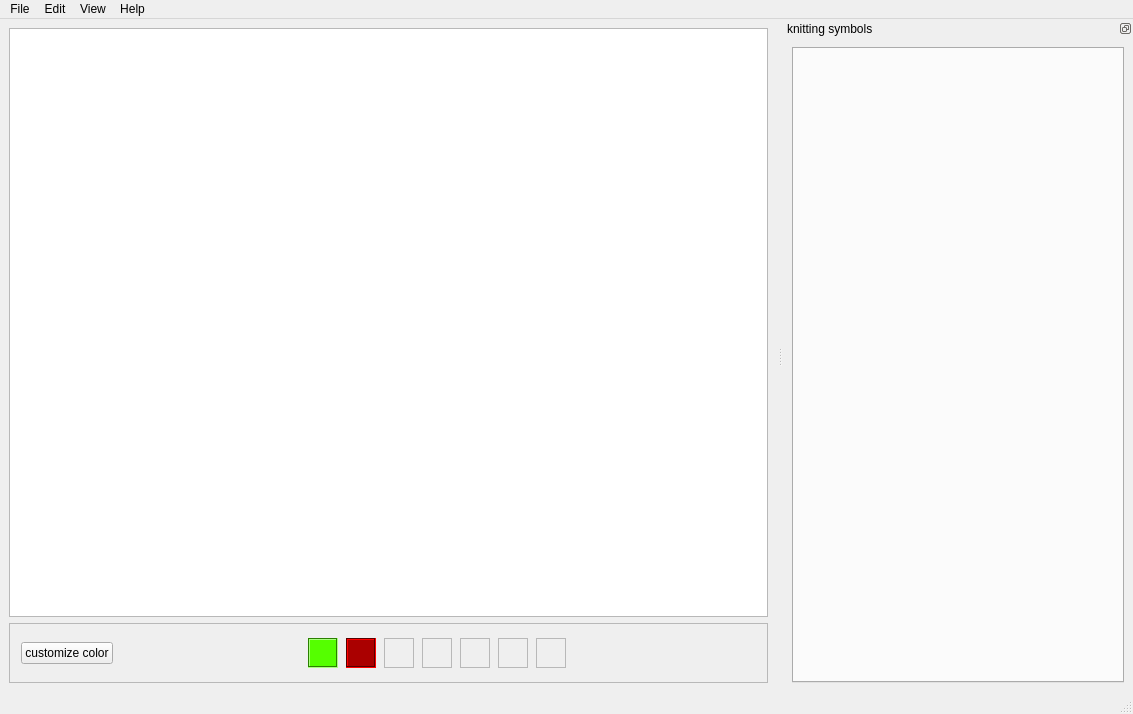
<?xml version="1.0" encoding="UTF-8"?>
<ui version="4.0">
 <class>MainWindow</class>
 <widget class="QMainWindow" name="MainWindow">
  <property name="geometry">
   <rect>
    <x>0</x>
    <y>0</y>
    <width>1133</width>
    <height>714</height>
   </rect>
  </property>
  <property name="windowTitle">
   <string>sconcho - das geht nun wirklich nicht</string>
  </property>
  <property name="windowIcon">
   <iconset resource="../icons.qrc">
    <normaloff>:/icons/sconcho_icon.png</normaloff>:/icons/sconcho_icon.png</iconset>
  </property>
  <widget class="QWidget" name="centralwidget">
   <layout class="QHBoxLayout" name="horizontalLayout_2">
    <item>
     <layout class="QVBoxLayout" name="verticalLayout">
      <item>
       <widget class="QGraphicsView" name="graphicsView">
        <property name="sizePolicy">
         <sizepolicy hsizetype="Preferred" vsizetype="Preferred">
          <horstretch>0</horstretch>
          <verstretch>20</verstretch>
         </sizepolicy>
        </property>
        <property name="minimumSize">
         <size>
          <width>0</width>
          <height>0</height>
         </size>
        </property>
       </widget>
      </item>
      <item>
       <widget class="QScrollArea" name="scrollArea">
        <property name="sizePolicy">
         <sizepolicy hsizetype="Preferred" vsizetype="Preferred">
          <horstretch>0</horstretch>
          <verstretch>1</verstretch>
         </sizepolicy>
        </property>
        <property name="minimumSize">
         <size>
          <width>0</width>
          <height>60</height>
         </size>
        </property>
        <property name="widgetResizable">
         <bool>true</bool>
        </property>
        <widget class="QWidget" name="scrollAreaWidgetContents">
         <property name="geometry">
          <rect>
           <x>0</x>
           <y>0</y>
           <width>753</width>
           <height>56</height>
          </rect>
         </property>
         <layout class="QHBoxLayout" name="horizontalLayout">
          <item>
           <widget class="QPushButton" name="pushButton">
            <property name="sizePolicy">
             <sizepolicy hsizetype="Fixed" vsizetype="Fixed">
              <horstretch>0</horstretch>
              <verstretch>1</verstretch>
             </sizepolicy>
            </property>
            <property name="text">
             <string>customize color</string>
            </property>
           </widget>
          </item>
          <item>
           <spacer name="horizontalSpacer">
            <property name="orientation">
             <enum>Qt::Horizontal</enum>
            </property>
            <property name="sizeType">
             <enum>QSizePolicy::Preferred</enum>
            </property>
            <property name="sizeHint" stdset="0">
             <size>
              <width>187</width>
              <height>20</height>
             </size>
            </property>
           </spacer>
          </item>
          <item>
           <widget class="QFrame" name="frame_12">
            <property name="sizePolicy">
             <sizepolicy hsizetype="Fixed" vsizetype="Fixed">
              <horstretch>0</horstretch>
              <verstretch>2</verstretch>
             </sizepolicy>
            </property>
            <property name="minimumSize">
             <size>
              <width>30</width>
              <height>30</height>
             </size>
            </property>
            <property name="sizeIncrement">
             <size>
              <width>0</width>
              <height>0</height>
             </size>
            </property>
            <property name="baseSize">
             <size>
              <width>0</width>
              <height>0</height>
             </size>
            </property>
            <property name="palette">
             <palette>
              <active>
               <colorrole role="WindowText">
                <brush brushstyle="SolidPattern">
                 <color alpha="255">
                  <red>0</red>
                  <green>0</green>
                  <blue>0</blue>
                 </color>
                </brush>
               </colorrole>
               <colorrole role="Button">
                <brush brushstyle="SolidPattern">
                 <color alpha="255">
                  <red>85</red>
                  <green>255</green>
                  <blue>0</blue>
                 </color>
                </brush>
               </colorrole>
               <colorrole role="Light">
                <brush brushstyle="SolidPattern">
                 <color alpha="255">
                  <red>170</red>
                  <green>255</green>
                  <blue>127</blue>
                 </color>
                </brush>
               </colorrole>
               <colorrole role="Midlight">
                <brush brushstyle="SolidPattern">
                 <color alpha="255">
                  <red>127</red>
                  <green>255</green>
                  <blue>63</blue>
                 </color>
                </brush>
               </colorrole>
               <colorrole role="Dark">
                <brush brushstyle="SolidPattern">
                 <color alpha="255">
                  <red>42</red>
                  <green>127</green>
                  <blue>0</blue>
                 </color>
                </brush>
               </colorrole>
               <colorrole role="Mid">
                <brush brushstyle="SolidPattern">
                 <color alpha="255">
                  <red>56</red>
                  <green>170</green>
                  <blue>0</blue>
                 </color>
                </brush>
               </colorrole>
               <colorrole role="Text">
                <brush brushstyle="SolidPattern">
                 <color alpha="255">
                  <red>0</red>
                  <green>0</green>
                  <blue>0</blue>
                 </color>
                </brush>
               </colorrole>
               <colorrole role="BrightText">
                <brush brushstyle="SolidPattern">
                 <color alpha="255">
                  <red>255</red>
                  <green>255</green>
                  <blue>255</blue>
                 </color>
                </brush>
               </colorrole>
               <colorrole role="ButtonText">
                <brush brushstyle="SolidPattern">
                 <color alpha="255">
                  <red>0</red>
                  <green>0</green>
                  <blue>0</blue>
                 </color>
                </brush>
               </colorrole>
               <colorrole role="Base">
                <brush brushstyle="SolidPattern">
                 <color alpha="255">
                  <red>255</red>
                  <green>255</green>
                  <blue>255</blue>
                 </color>
                </brush>
               </colorrole>
               <colorrole role="Window">
                <brush brushstyle="SolidPattern">
                 <color alpha="255">
                  <red>85</red>
                  <green>255</green>
                  <blue>0</blue>
                 </color>
                </brush>
               </colorrole>
               <colorrole role="Shadow">
                <brush brushstyle="SolidPattern">
                 <color alpha="255">
                  <red>0</red>
                  <green>0</green>
                  <blue>0</blue>
                 </color>
                </brush>
               </colorrole>
               <colorrole role="AlternateBase">
                <brush brushstyle="SolidPattern">
                 <color alpha="255">
                  <red>170</red>
                  <green>255</green>
                  <blue>127</blue>
                 </color>
                </brush>
               </colorrole>
               <colorrole role="ToolTipBase">
                <brush brushstyle="SolidPattern">
                 <color alpha="255">
                  <red>255</red>
                  <green>255</green>
                  <blue>220</blue>
                 </color>
                </brush>
               </colorrole>
               <colorrole role="ToolTipText">
                <brush brushstyle="SolidPattern">
                 <color alpha="255">
                  <red>0</red>
                  <green>0</green>
                  <blue>0</blue>
                 </color>
                </brush>
               </colorrole>
              </active>
              <inactive>
               <colorrole role="WindowText">
                <brush brushstyle="SolidPattern">
                 <color alpha="255">
                  <red>0</red>
                  <green>0</green>
                  <blue>0</blue>
                 </color>
                </brush>
               </colorrole>
               <colorrole role="Button">
                <brush brushstyle="SolidPattern">
                 <color alpha="255">
                  <red>85</red>
                  <green>255</green>
                  <blue>0</blue>
                 </color>
                </brush>
               </colorrole>
               <colorrole role="Light">
                <brush brushstyle="SolidPattern">
                 <color alpha="255">
                  <red>170</red>
                  <green>255</green>
                  <blue>127</blue>
                 </color>
                </brush>
               </colorrole>
               <colorrole role="Midlight">
                <brush brushstyle="SolidPattern">
                 <color alpha="255">
                  <red>127</red>
                  <green>255</green>
                  <blue>63</blue>
                 </color>
                </brush>
               </colorrole>
               <colorrole role="Dark">
                <brush brushstyle="SolidPattern">
                 <color alpha="255">
                  <red>42</red>
                  <green>127</green>
                  <blue>0</blue>
                 </color>
                </brush>
               </colorrole>
               <colorrole role="Mid">
                <brush brushstyle="SolidPattern">
                 <color alpha="255">
                  <red>56</red>
                  <green>170</green>
                  <blue>0</blue>
                 </color>
                </brush>
               </colorrole>
               <colorrole role="Text">
                <brush brushstyle="SolidPattern">
                 <color alpha="255">
                  <red>0</red>
                  <green>0</green>
                  <blue>0</blue>
                 </color>
                </brush>
               </colorrole>
               <colorrole role="BrightText">
                <brush brushstyle="SolidPattern">
                 <color alpha="255">
                  <red>255</red>
                  <green>255</green>
                  <blue>255</blue>
                 </color>
                </brush>
               </colorrole>
               <colorrole role="ButtonText">
                <brush brushstyle="SolidPattern">
                 <color alpha="255">
                  <red>0</red>
                  <green>0</green>
                  <blue>0</blue>
                 </color>
                </brush>
               </colorrole>
               <colorrole role="Base">
                <brush brushstyle="SolidPattern">
                 <color alpha="255">
                  <red>255</red>
                  <green>255</green>
                  <blue>255</blue>
                 </color>
                </brush>
               </colorrole>
               <colorrole role="Window">
                <brush brushstyle="SolidPattern">
                 <color alpha="255">
                  <red>85</red>
                  <green>255</green>
                  <blue>0</blue>
                 </color>
                </brush>
               </colorrole>
               <colorrole role="Shadow">
                <brush brushstyle="SolidPattern">
                 <color alpha="255">
                  <red>0</red>
                  <green>0</green>
                  <blue>0</blue>
                 </color>
                </brush>
               </colorrole>
               <colorrole role="AlternateBase">
                <brush brushstyle="SolidPattern">
                 <color alpha="255">
                  <red>170</red>
                  <green>255</green>
                  <blue>127</blue>
                 </color>
                </brush>
               </colorrole>
               <colorrole role="ToolTipBase">
                <brush brushstyle="SolidPattern">
                 <color alpha="255">
                  <red>255</red>
                  <green>255</green>
                  <blue>220</blue>
                 </color>
                </brush>
               </colorrole>
               <colorrole role="ToolTipText">
                <brush brushstyle="SolidPattern">
                 <color alpha="255">
                  <red>0</red>
                  <green>0</green>
                  <blue>0</blue>
                 </color>
                </brush>
               </colorrole>
              </inactive>
              <disabled>
               <colorrole role="WindowText">
                <brush brushstyle="SolidPattern">
                 <color alpha="255">
                  <red>42</red>
                  <green>127</green>
                  <blue>0</blue>
                 </color>
                </brush>
               </colorrole>
               <colorrole role="Button">
                <brush brushstyle="SolidPattern">
                 <color alpha="255">
                  <red>85</red>
                  <green>255</green>
                  <blue>0</blue>
                 </color>
                </brush>
               </colorrole>
               <colorrole role="Light">
                <brush brushstyle="SolidPattern">
                 <color alpha="255">
                  <red>170</red>
                  <green>255</green>
                  <blue>127</blue>
                 </color>
                </brush>
               </colorrole>
               <colorrole role="Midlight">
                <brush brushstyle="SolidPattern">
                 <color alpha="255">
                  <red>127</red>
                  <green>255</green>
                  <blue>63</blue>
                 </color>
                </brush>
               </colorrole>
               <colorrole role="Dark">
                <brush brushstyle="SolidPattern">
                 <color alpha="255">
                  <red>42</red>
                  <green>127</green>
                  <blue>0</blue>
                 </color>
                </brush>
               </colorrole>
               <colorrole role="Mid">
                <brush brushstyle="SolidPattern">
                 <color alpha="255">
                  <red>56</red>
                  <green>170</green>
                  <blue>0</blue>
                 </color>
                </brush>
               </colorrole>
               <colorrole role="Text">
                <brush brushstyle="SolidPattern">
                 <color alpha="255">
                  <red>42</red>
                  <green>127</green>
                  <blue>0</blue>
                 </color>
                </brush>
               </colorrole>
               <colorrole role="BrightText">
                <brush brushstyle="SolidPattern">
                 <color alpha="255">
                  <red>255</red>
                  <green>255</green>
                  <blue>255</blue>
                 </color>
                </brush>
               </colorrole>
               <colorrole role="ButtonText">
                <brush brushstyle="SolidPattern">
                 <color alpha="255">
                  <red>42</red>
                  <green>127</green>
                  <blue>0</blue>
                 </color>
                </brush>
               </colorrole>
               <colorrole role="Base">
                <brush brushstyle="SolidPattern">
                 <color alpha="255">
                  <red>85</red>
                  <green>255</green>
                  <blue>0</blue>
                 </color>
                </brush>
               </colorrole>
               <colorrole role="Window">
                <brush brushstyle="SolidPattern">
                 <color alpha="255">
                  <red>85</red>
                  <green>255</green>
                  <blue>0</blue>
                 </color>
                </brush>
               </colorrole>
               <colorrole role="Shadow">
                <brush brushstyle="SolidPattern">
                 <color alpha="255">
                  <red>0</red>
                  <green>0</green>
                  <blue>0</blue>
                 </color>
                </brush>
               </colorrole>
               <colorrole role="AlternateBase">
                <brush brushstyle="SolidPattern">
                 <color alpha="255">
                  <red>85</red>
                  <green>255</green>
                  <blue>0</blue>
                 </color>
                </brush>
               </colorrole>
               <colorrole role="ToolTipBase">
                <brush brushstyle="SolidPattern">
                 <color alpha="255">
                  <red>255</red>
                  <green>255</green>
                  <blue>220</blue>
                 </color>
                </brush>
               </colorrole>
               <colorrole role="ToolTipText">
                <brush brushstyle="SolidPattern">
                 <color alpha="255">
                  <red>0</red>
                  <green>0</green>
                  <blue>0</blue>
                 </color>
                </brush>
               </colorrole>
              </disabled>
             </palette>
            </property>
            <property name="autoFillBackground">
             <bool>true</bool>
            </property>
            <property name="frameShape">
             <enum>QFrame::Box</enum>
            </property>
            <property name="frameShadow">
             <enum>QFrame::Sunken</enum>
            </property>
           </widget>
          </item>
          <item>
           <widget class="QFrame" name="frame_13">
            <property name="sizePolicy">
             <sizepolicy hsizetype="Fixed" vsizetype="Fixed">
              <horstretch>0</horstretch>
              <verstretch>2</verstretch>
             </sizepolicy>
            </property>
            <property name="minimumSize">
             <size>
              <width>30</width>
              <height>30</height>
             </size>
            </property>
            <property name="palette">
             <palette>
              <active>
               <colorrole role="WindowText">
                <brush brushstyle="SolidPattern">
                 <color alpha="255">
                  <red>0</red>
                  <green>0</green>
                  <blue>0</blue>
                 </color>
                </brush>
               </colorrole>
               <colorrole role="Button">
                <brush brushstyle="SolidPattern">
                 <color alpha="255">
                  <red>170</red>
                  <green>0</green>
                  <blue>0</blue>
                 </color>
                </brush>
               </colorrole>
               <colorrole role="Light">
                <brush brushstyle="SolidPattern">
                 <color alpha="255">
                  <red>255</red>
                  <green>0</green>
                  <blue>0</blue>
                 </color>
                </brush>
               </colorrole>
               <colorrole role="Midlight">
                <brush brushstyle="SolidPattern">
                 <color alpha="255">
                  <red>212</red>
                  <green>0</green>
                  <blue>0</blue>
                 </color>
                </brush>
               </colorrole>
               <colorrole role="Dark">
                <brush brushstyle="SolidPattern">
                 <color alpha="255">
                  <red>85</red>
                  <green>0</green>
                  <blue>0</blue>
                 </color>
                </brush>
               </colorrole>
               <colorrole role="Mid">
                <brush brushstyle="SolidPattern">
                 <color alpha="255">
                  <red>113</red>
                  <green>0</green>
                  <blue>0</blue>
                 </color>
                </brush>
               </colorrole>
               <colorrole role="Text">
                <brush brushstyle="SolidPattern">
                 <color alpha="255">
                  <red>0</red>
                  <green>0</green>
                  <blue>0</blue>
                 </color>
                </brush>
               </colorrole>
               <colorrole role="BrightText">
                <brush brushstyle="SolidPattern">
                 <color alpha="255">
                  <red>255</red>
                  <green>255</green>
                  <blue>255</blue>
                 </color>
                </brush>
               </colorrole>
               <colorrole role="ButtonText">
                <brush brushstyle="SolidPattern">
                 <color alpha="255">
                  <red>0</red>
                  <green>0</green>
                  <blue>0</blue>
                 </color>
                </brush>
               </colorrole>
               <colorrole role="Base">
                <brush brushstyle="SolidPattern">
                 <color alpha="255">
                  <red>255</red>
                  <green>255</green>
                  <blue>255</blue>
                 </color>
                </brush>
               </colorrole>
               <colorrole role="Window">
                <brush brushstyle="SolidPattern">
                 <color alpha="255">
                  <red>170</red>
                  <green>0</green>
                  <blue>0</blue>
                 </color>
                </brush>
               </colorrole>
               <colorrole role="Shadow">
                <brush brushstyle="SolidPattern">
                 <color alpha="255">
                  <red>0</red>
                  <green>0</green>
                  <blue>0</blue>
                 </color>
                </brush>
               </colorrole>
               <colorrole role="AlternateBase">
                <brush brushstyle="SolidPattern">
                 <color alpha="255">
                  <red>212</red>
                  <green>127</green>
                  <blue>127</blue>
                 </color>
                </brush>
               </colorrole>
               <colorrole role="ToolTipBase">
                <brush brushstyle="SolidPattern">
                 <color alpha="255">
                  <red>255</red>
                  <green>255</green>
                  <blue>220</blue>
                 </color>
                </brush>
               </colorrole>
               <colorrole role="ToolTipText">
                <brush brushstyle="SolidPattern">
                 <color alpha="255">
                  <red>0</red>
                  <green>0</green>
                  <blue>0</blue>
                 </color>
                </brush>
               </colorrole>
              </active>
              <inactive>
               <colorrole role="WindowText">
                <brush brushstyle="SolidPattern">
                 <color alpha="255">
                  <red>0</red>
                  <green>0</green>
                  <blue>0</blue>
                 </color>
                </brush>
               </colorrole>
               <colorrole role="Button">
                <brush brushstyle="SolidPattern">
                 <color alpha="255">
                  <red>170</red>
                  <green>0</green>
                  <blue>0</blue>
                 </color>
                </brush>
               </colorrole>
               <colorrole role="Light">
                <brush brushstyle="SolidPattern">
                 <color alpha="255">
                  <red>255</red>
                  <green>0</green>
                  <blue>0</blue>
                 </color>
                </brush>
               </colorrole>
               <colorrole role="Midlight">
                <brush brushstyle="SolidPattern">
                 <color alpha="255">
                  <red>212</red>
                  <green>0</green>
                  <blue>0</blue>
                 </color>
                </brush>
               </colorrole>
               <colorrole role="Dark">
                <brush brushstyle="SolidPattern">
                 <color alpha="255">
                  <red>85</red>
                  <green>0</green>
                  <blue>0</blue>
                 </color>
                </brush>
               </colorrole>
               <colorrole role="Mid">
                <brush brushstyle="SolidPattern">
                 <color alpha="255">
                  <red>113</red>
                  <green>0</green>
                  <blue>0</blue>
                 </color>
                </brush>
               </colorrole>
               <colorrole role="Text">
                <brush brushstyle="SolidPattern">
                 <color alpha="255">
                  <red>0</red>
                  <green>0</green>
                  <blue>0</blue>
                 </color>
                </brush>
               </colorrole>
               <colorrole role="BrightText">
                <brush brushstyle="SolidPattern">
                 <color alpha="255">
                  <red>255</red>
                  <green>255</green>
                  <blue>255</blue>
                 </color>
                </brush>
               </colorrole>
               <colorrole role="ButtonText">
                <brush brushstyle="SolidPattern">
                 <color alpha="255">
                  <red>0</red>
                  <green>0</green>
                  <blue>0</blue>
                 </color>
                </brush>
               </colorrole>
               <colorrole role="Base">
                <brush brushstyle="SolidPattern">
                 <color alpha="255">
                  <red>255</red>
                  <green>255</green>
                  <blue>255</blue>
                 </color>
                </brush>
               </colorrole>
               <colorrole role="Window">
                <brush brushstyle="SolidPattern">
                 <color alpha="255">
                  <red>170</red>
                  <green>0</green>
                  <blue>0</blue>
                 </color>
                </brush>
               </colorrole>
               <colorrole role="Shadow">
                <brush brushstyle="SolidPattern">
                 <color alpha="255">
                  <red>0</red>
                  <green>0</green>
                  <blue>0</blue>
                 </color>
                </brush>
               </colorrole>
               <colorrole role="AlternateBase">
                <brush brushstyle="SolidPattern">
                 <color alpha="255">
                  <red>212</red>
                  <green>127</green>
                  <blue>127</blue>
                 </color>
                </brush>
               </colorrole>
               <colorrole role="ToolTipBase">
                <brush brushstyle="SolidPattern">
                 <color alpha="255">
                  <red>255</red>
                  <green>255</green>
                  <blue>220</blue>
                 </color>
                </brush>
               </colorrole>
               <colorrole role="ToolTipText">
                <brush brushstyle="SolidPattern">
                 <color alpha="255">
                  <red>0</red>
                  <green>0</green>
                  <blue>0</blue>
                 </color>
                </brush>
               </colorrole>
              </inactive>
              <disabled>
               <colorrole role="WindowText">
                <brush brushstyle="SolidPattern">
                 <color alpha="255">
                  <red>85</red>
                  <green>0</green>
                  <blue>0</blue>
                 </color>
                </brush>
               </colorrole>
               <colorrole role="Button">
                <brush brushstyle="SolidPattern">
                 <color alpha="255">
                  <red>170</red>
                  <green>0</green>
                  <blue>0</blue>
                 </color>
                </brush>
               </colorrole>
               <colorrole role="Light">
                <brush brushstyle="SolidPattern">
                 <color alpha="255">
                  <red>255</red>
                  <green>0</green>
                  <blue>0</blue>
                 </color>
                </brush>
               </colorrole>
               <colorrole role="Midlight">
                <brush brushstyle="SolidPattern">
                 <color alpha="255">
                  <red>212</red>
                  <green>0</green>
                  <blue>0</blue>
                 </color>
                </brush>
               </colorrole>
               <colorrole role="Dark">
                <brush brushstyle="SolidPattern">
                 <color alpha="255">
                  <red>85</red>
                  <green>0</green>
                  <blue>0</blue>
                 </color>
                </brush>
               </colorrole>
               <colorrole role="Mid">
                <brush brushstyle="SolidPattern">
                 <color alpha="255">
                  <red>113</red>
                  <green>0</green>
                  <blue>0</blue>
                 </color>
                </brush>
               </colorrole>
               <colorrole role="Text">
                <brush brushstyle="SolidPattern">
                 <color alpha="255">
                  <red>85</red>
                  <green>0</green>
                  <blue>0</blue>
                 </color>
                </brush>
               </colorrole>
               <colorrole role="BrightText">
                <brush brushstyle="SolidPattern">
                 <color alpha="255">
                  <red>255</red>
                  <green>255</green>
                  <blue>255</blue>
                 </color>
                </brush>
               </colorrole>
               <colorrole role="ButtonText">
                <brush brushstyle="SolidPattern">
                 <color alpha="255">
                  <red>85</red>
                  <green>0</green>
                  <blue>0</blue>
                 </color>
                </brush>
               </colorrole>
               <colorrole role="Base">
                <brush brushstyle="SolidPattern">
                 <color alpha="255">
                  <red>170</red>
                  <green>0</green>
                  <blue>0</blue>
                 </color>
                </brush>
               </colorrole>
               <colorrole role="Window">
                <brush brushstyle="SolidPattern">
                 <color alpha="255">
                  <red>170</red>
                  <green>0</green>
                  <blue>0</blue>
                 </color>
                </brush>
               </colorrole>
               <colorrole role="Shadow">
                <brush brushstyle="SolidPattern">
                 <color alpha="255">
                  <red>0</red>
                  <green>0</green>
                  <blue>0</blue>
                 </color>
                </brush>
               </colorrole>
               <colorrole role="AlternateBase">
                <brush brushstyle="SolidPattern">
                 <color alpha="255">
                  <red>170</red>
                  <green>0</green>
                  <blue>0</blue>
                 </color>
                </brush>
               </colorrole>
               <colorrole role="ToolTipBase">
                <brush brushstyle="SolidPattern">
                 <color alpha="255">
                  <red>255</red>
                  <green>255</green>
                  <blue>220</blue>
                 </color>
                </brush>
               </colorrole>
               <colorrole role="ToolTipText">
                <brush brushstyle="SolidPattern">
                 <color alpha="255">
                  <red>0</red>
                  <green>0</green>
                  <blue>0</blue>
                 </color>
                </brush>
               </colorrole>
              </disabled>
             </palette>
            </property>
            <property name="autoFillBackground">
             <bool>true</bool>
            </property>
            <property name="frameShape">
             <enum>QFrame::Box</enum>
            </property>
            <property name="frameShadow">
             <enum>QFrame::Sunken</enum>
            </property>
           </widget>
          </item>
          <item>
           <widget class="QFrame" name="frame_14">
            <property name="sizePolicy">
             <sizepolicy hsizetype="Fixed" vsizetype="Fixed">
              <horstretch>0</horstretch>
              <verstretch>2</verstretch>
             </sizepolicy>
            </property>
            <property name="minimumSize">
             <size>
              <width>30</width>
              <height>30</height>
             </size>
            </property>
            <property name="frameShape">
             <enum>QFrame::StyledPanel</enum>
            </property>
            <property name="frameShadow">
             <enum>QFrame::Raised</enum>
            </property>
           </widget>
          </item>
          <item>
           <widget class="QFrame" name="frame_3">
            <property name="sizePolicy">
             <sizepolicy hsizetype="Fixed" vsizetype="Fixed">
              <horstretch>0</horstretch>
              <verstretch>2</verstretch>
             </sizepolicy>
            </property>
            <property name="minimumSize">
             <size>
              <width>30</width>
              <height>30</height>
             </size>
            </property>
            <property name="frameShape">
             <enum>QFrame::StyledPanel</enum>
            </property>
            <property name="frameShadow">
             <enum>QFrame::Raised</enum>
            </property>
           </widget>
          </item>
          <item>
           <widget class="QFrame" name="frame_4">
            <property name="sizePolicy">
             <sizepolicy hsizetype="Fixed" vsizetype="Fixed">
              <horstretch>0</horstretch>
              <verstretch>0</verstretch>
             </sizepolicy>
            </property>
            <property name="minimumSize">
             <size>
              <width>30</width>
              <height>30</height>
             </size>
            </property>
            <property name="frameShape">
             <enum>QFrame::StyledPanel</enum>
            </property>
            <property name="frameShadow">
             <enum>QFrame::Raised</enum>
            </property>
           </widget>
          </item>
          <item>
           <widget class="QFrame" name="frame_10">
            <property name="sizePolicy">
             <sizepolicy hsizetype="Fixed" vsizetype="Fixed">
              <horstretch>0</horstretch>
              <verstretch>0</verstretch>
             </sizepolicy>
            </property>
            <property name="minimumSize">
             <size>
              <width>30</width>
              <height>30</height>
             </size>
            </property>
            <property name="frameShape">
             <enum>QFrame::StyledPanel</enum>
            </property>
            <property name="frameShadow">
             <enum>QFrame::Raised</enum>
            </property>
           </widget>
          </item>
          <item>
           <widget class="QFrame" name="frame_7">
            <property name="sizePolicy">
             <sizepolicy hsizetype="Fixed" vsizetype="Fixed">
              <horstretch>0</horstretch>
              <verstretch>0</verstretch>
             </sizepolicy>
            </property>
            <property name="minimumSize">
             <size>
              <width>30</width>
              <height>30</height>
             </size>
            </property>
            <property name="frameShape">
             <enum>QFrame::StyledPanel</enum>
            </property>
            <property name="frameShadow">
             <enum>QFrame::Raised</enum>
            </property>
           </widget>
          </item>
          <item>
           <spacer name="horizontalSpacer_3">
            <property name="orientation">
             <enum>Qt::Horizontal</enum>
            </property>
            <property name="sizeType">
             <enum>QSizePolicy::Preferred</enum>
            </property>
            <property name="sizeHint" stdset="0">
             <size>
              <width>186</width>
              <height>20</height>
             </size>
            </property>
           </spacer>
          </item>
         </layout>
        </widget>
       </widget>
      </item>
     </layout>
    </item>
   </layout>
  </widget>
  <widget class="QMenuBar" name="menubar">
   <property name="geometry">
    <rect>
     <x>0</x>
     <y>0</y>
     <width>1133</width>
     <height>28</height>
    </rect>
   </property>
   <widget class="QMenu" name="menuFile">
    <property name="title">
     <string>File</string>
    </property>
    <addaction name="actionNew"/>
    <addaction name="actionOpen"/>
    <addaction name="separator"/>
    <addaction name="actionSave"/>
    <addaction name="actionSave_as"/>
    <addaction name="actionExport"/>
    <addaction name="separator"/>
    <addaction name="actionQuit"/>
   </widget>
   <widget class="QMenu" name="menuEdit">
    <property name="title">
     <string>Edit</string>
    </property>
    <addaction name="actionPreferences"/>
   </widget>
   <widget class="QMenu" name="menuView">
    <property name="title">
     <string>View</string>
    </property>
   </widget>
   <widget class="QMenu" name="menuHelp">
    <property name="title">
     <string>Help</string>
    </property>
    <addaction name="actionAbout_sconcho"/>
    <addaction name="actionAbout_Qt4"/>
   </widget>
   <addaction name="menuFile"/>
   <addaction name="menuEdit"/>
   <addaction name="menuView"/>
   <addaction name="menuHelp"/>
  </widget>
  <widget class="QStatusBar" name="statusbar"/>
  <widget class="QDockWidget" name="dockWidget_3">
   <property name="sizePolicy">
    <sizepolicy hsizetype="Preferred" vsizetype="Preferred">
     <horstretch>0</horstretch>
     <verstretch>4</verstretch>
    </sizepolicy>
   </property>
   <property name="minimumSize">
    <size>
     <width>350</width>
     <height>89</height>
    </size>
   </property>
   <property name="features">
    <set>QDockWidget::DockWidgetFloatable|QDockWidget::DockWidgetMovable</set>
   </property>
   <property name="windowTitle">
    <string>knitting symbols</string>
   </property>
   <attribute name="dockWidgetArea">
    <number>2</number>
   </attribute>
   <widget class="QWidget" name="dockWidgetContents_3">
    <layout class="QVBoxLayout" name="verticalLayout_2">
     <item>
      <widget class="QTabWidget" name="symbolWidgetBase">
       <property name="sizePolicy">
        <sizepolicy hsizetype="Preferred" vsizetype="Expanding">
         <horstretch>0</horstretch>
         <verstretch>0</verstretch>
        </sizepolicy>
       </property>
       <property name="currentIndex">
        <number>-1</number>
       </property>
      </widget>
     </item>
    </layout>
   </widget>
  </widget>
  <action name="actionAbout_sconcho">
   <property name="text">
    <string>About sconcho</string>
   </property>
  </action>
  <action name="actionAbout_Qt4">
   <property name="text">
    <string>About Qt4</string>
   </property>
  </action>
  <action name="actionPreferences">
   <property name="text">
    <string>Preferences</string>
   </property>
  </action>
  <action name="actionNew">
   <property name="icon">
    <iconset resource="../icons.qrc">
     <normaloff>:/icons/fileopen.png</normaloff>:/icons/fileopen.png</iconset>
   </property>
   <property name="text">
    <string>New</string>
   </property>
   <property name="shortcut">
    <string>Ctrl+N</string>
   </property>
  </action>
  <action name="actionOpen">
   <property name="icon">
    <iconset resource="../icons.qrc">
     <normaloff>:/icons/fileopen.png</normaloff>:/icons/fileopen.png</iconset>
   </property>
   <property name="text">
    <string>Open</string>
   </property>
   <property name="shortcut">
    <string>Ctrl+O</string>
   </property>
  </action>
  <action name="actionSave">
   <property name="icon">
    <iconset resource="../icons.qrc">
     <normaloff>:/icons/filesave.png</normaloff>:/icons/filesave.png</iconset>
   </property>
   <property name="text">
    <string>Save</string>
   </property>
   <property name="shortcut">
    <string>Ctrl+S</string>
   </property>
  </action>
  <action name="actionSave_as">
   <property name="icon">
    <iconset resource="../icons.qrc">
     <normaloff>:/icons/filesave.png</normaloff>:/icons/filesave.png</iconset>
   </property>
   <property name="text">
    <string>Save as</string>
   </property>
  </action>
  <action name="actionExport">
   <property name="icon">
    <iconset resource="../icons.qrc">
     <normaloff>:/icons/fileexport.png</normaloff>:/icons/fileexport.png</iconset>
   </property>
   <property name="text">
    <string>Export</string>
   </property>
   <property name="shortcut">
    <string>Ctrl+E</string>
   </property>
  </action>
  <action name="actionQuit">
   <property name="icon">
    <iconset resource="../icons.qrc">
     <normaloff>:/icons/exit.png</normaloff>:/icons/exit.png</iconset>
   </property>
   <property name="text">
    <string>Quit</string>
   </property>
   <property name="shortcut">
    <string>Ctrl+Q</string>
   </property>
  </action>
 </widget>
 <resources>
  <include location="../icons.qrc"/>
 </resources>
 <connections/>
</ui>
